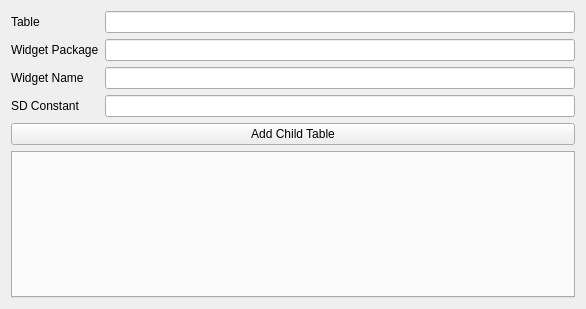
<?xml version="1.0" encoding="UTF-8"?>
<ui version="4.0">
 <class>Form</class>
 <widget class="QWidget" name="Form">
  <property name="geometry">
   <rect>
    <x>0</x>
    <y>0</y>
    <width>586</width>
    <height>309</height>
   </rect>
  </property>
  <property name="windowTitle">
   <string>Form</string>
  </property>
  <layout class="QGridLayout" name="gridLayout">
   <item row="4" column="0" colspan="2">
    <widget class="QPushButton" name="add_child_table_btn">
     <property name="text">
      <string>Add Child Table</string>
     </property>
    </widget>
   </item>
   <item row="0" column="1">
    <widget class="QLineEdit" name="table_name"/>
   </item>
   <item row="0" column="0">
    <widget class="QLabel" name="label">
     <property name="text">
      <string>Table</string>
     </property>
    </widget>
   </item>
   <item row="1" column="1">
    <widget class="QLineEdit" name="subpackage_name"/>
   </item>
   <item row="2" column="0">
    <widget class="QLabel" name="label_2">
     <property name="text">
      <string>Widget Name</string>
     </property>
    </widget>
   </item>
   <item row="3" column="1">
    <widget class="QLineEdit" name="nt_constant"/>
   </item>
   <item row="1" column="0">
    <widget class="QLabel" name="label">
     <property name="text">
      <string>Widget Package</string>
     </property>
    </widget>
   </item>
   <item row="2" column="1">
    <widget class="QLineEdit" name="widget_name"/>
   </item>
   <item row="3" column="0">
    <widget class="QLabel" name="label_3">
     <property name="minimumSize">
      <size>
       <width>77</width>
       <height>0</height>
      </size>
     </property>
     <property name="text">
      <string>SD Constant</string>
     </property>
    </widget>
   </item>
   <item row="5" column="0" colspan="2">
    <widget class="QTabWidget" name="child_table_config_tabs"/>
   </item>
  </layout>
 </widget>
 <resources/>
 <connections/>
</ui>
